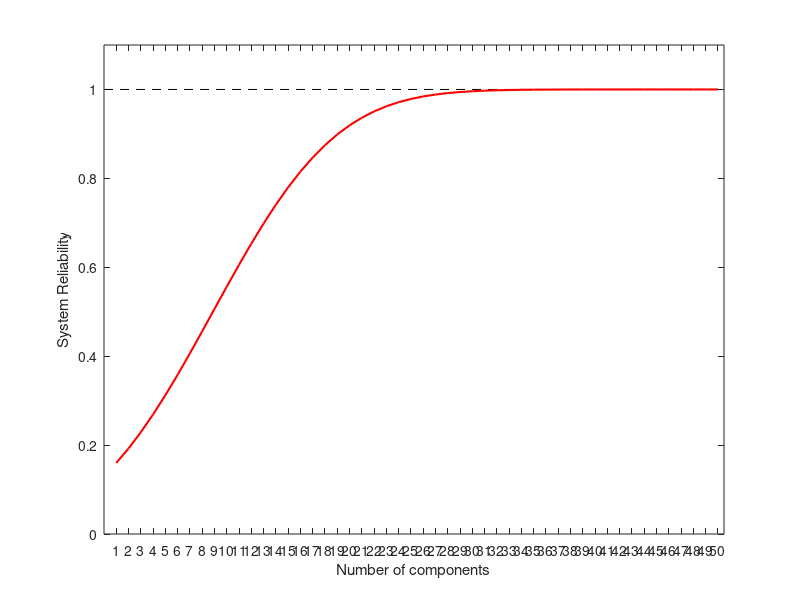

The MATLAB source for this figure: (Note: this script raises an error after producing the figure.)
p = 0.972673559822747;
q = 1-p;
n = 50;
mu = 9.1323;
sigma = 7.6943;
Rs = zeros(1,n);
for x = 1:n
    R_kx_i = 0;
    for k = 1:x
        R_kx = 0;
        for i = k:x
            R_kx_i = nchoosek(x,i)*(p^i)*(q^(x-i));
            R_kx = R_kx + R_kx_i;
        end
        Rs(1,x) = Rs(1,x) + R_kx * (cdf("Normal", k+0.5, mu, sigma)-cdf("Normal", k-0.5, mu, sigma));
    end
     R_kx = 0;
        for i = 0:x
            R_kx_i = nchoosek(x,i)*(p^i)*(q^(x-i));
            R_kx = R_kx + R_kx_i;
        end
            Rs(1,x) = Rs(1,x) + R_kx*cdf("Normal", 0.5, mu, sigma);
end

l = figure;
plot([0 n+0.5], [1 1], 'LineStyle','--','Color','black','LineWidth',0.5);
hold on
N = 1:1:n;
plot(N, Rs, 'LineWidth',1.5,'Color','red');
xlabel('Number of components');
ylabel('System Reliability');
xticks(1:1:n);
axis([0  n+0.5 0 1.1]);
fontsize(gca,12,"pixels");
set(gcf,'units','centimeters','position',[10,10,16,8]);
set(gca,'units','centimeters','position',[1.3,1.3,14.5,6.5]);
saveas(l,sprintf('System Reliability Method2 cs2')); % save created plot
